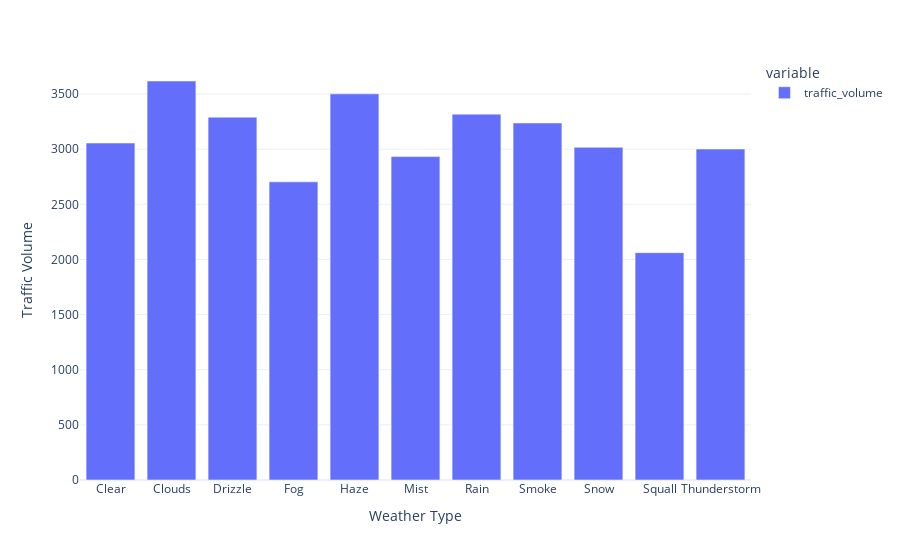

Notebook code for this chart:
### Code cell
fig = px.bar(df.groupby('weather_main').traffic_volume.mean())
fig.update_layout(yaxis_title='Traffic Volume', xaxis_title='Weather Type')
fig.show()

### Figure 1 — Plotly figure (JSON) as saved in the notebook; plotly's stock layout.template omitted (floating-point values rounded to 4 significant figures)
{"data": [{"alignmentgroup": "True", "hovertemplate": "variable=traffic_volume<br>weather_main=%{x}<br>value=%{y}<extra></extra>", "legendgroup": "traffic_volume", "marker": {"color": "#636efa", "pattern": {"shape": ""}}, "name": "traffic_volume", "offsetgroup": "traffic_volume", "orientation": "v", "showlegend": true, "textposition": "auto", "x": ["Clear", "Clouds", "Drizzle", "Fog", "Haze", "Mist", "Rain", "Smoke", "Snow", "Squall", "Thunderstorm"], "xaxis": "x", "y": [3056.0, 3618.0, 3291.0, 2704.0, 3502.0, 2933.0, 3318.0, 3238.0, 3017.0, 2062.0, 3002.0], "yaxis": "y", "type": "bar"}], "layout": {"xaxis": {"anchor": "y", "domain": [0.0, 1.0], "title": {"text": "Weather Type"}}, "yaxis": {"anchor": "x", "domain": [0.0, 1.0], "title": {"text": "Traffic Volume"}}, "legend": {"title": {"text": "variable"}, "tracegroupgap": 0}, "margin": {"t": 60}, "barmode": "relative"}}
